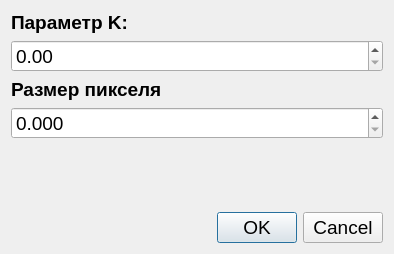
<?xml version="1.0" encoding="UTF-8"?>
<ui version="4.0">
 <class>Dialog</class>
 <widget class="QDialog" name="Dialog">
  <property name="geometry">
   <rect>
    <x>0</x>
    <y>0</y>
    <width>394</width>
    <height>254</height>
   </rect>
  </property>
  <property name="font">
   <font>
    <pointsize>14</pointsize>
   </font>
  </property>
  <property name="windowTitle">
   <string>Параметры метода</string>
  </property>
  <layout class="QGridLayout" name="gridLayout_2">
   <item row="0" column="0">
    <layout class="QGridLayout" name="gridLayout">
     <item row="1" column="0">
      <widget class="QDoubleSpinBox" name="kDoubleSpinBox">
       <property name="singleStep">
        <double>0.010000000000000</double>
       </property>
      </widget>
     </item>
     <item row="3" column="0">
      <widget class="QDoubleSpinBox" name="sizePixelDoubleSpinBox">
       <property name="decimals">
        <number>3</number>
       </property>
       <property name="maximum">
        <double>99.989999999999995</double>
       </property>
       <property name="singleStep">
        <double>0.001000000000000</double>
       </property>
      </widget>
     </item>
     <item row="4" column="0">
      <spacer name="verticalSpacer">
       <property name="orientation">
        <enum>Qt::Vertical</enum>
       </property>
       <property name="sizeHint" stdset="0">
        <size>
         <width>20</width>
         <height>40</height>
        </size>
       </property>
      </spacer>
     </item>
     <item row="0" column="0">
      <widget class="QLabel" name="paramKLabel">
       <property name="font">
        <font>
         <pointsize>14</pointsize>
         <weight>75</weight>
         <bold>true</bold>
        </font>
       </property>
       <property name="text">
        <string>Параметр K:</string>
       </property>
      </widget>
     </item>
     <item row="5" column="0">
      <widget class="QDialogButtonBox" name="buttonBox">
       <property name="orientation">
        <enum>Qt::Horizontal</enum>
       </property>
       <property name="standardButtons">
        <set>QDialogButtonBox::Cancel|QDialogButtonBox::Ok</set>
       </property>
      </widget>
     </item>
     <item row="2" column="0">
      <widget class="QLabel" name="sizePixelLabel">
       <property name="font">
        <font>
         <pointsize>14</pointsize>
         <weight>75</weight>
         <bold>true</bold>
        </font>
       </property>
       <property name="text">
        <string>Размер пикселя</string>
       </property>
      </widget>
     </item>
    </layout>
   </item>
  </layout>
 </widget>
 <resources/>
 <connections>
  <connection>
   <sender>buttonBox</sender>
   <signal>accepted()</signal>
   <receiver>Dialog</receiver>
   <slot>accept()</slot>
   <hints>
    <hint type="sourcelabel">
     <x>248</x>
     <y>254</y>
    </hint>
    <hint type="destinationlabel">
     <x>157</x>
     <y>274</y>
    </hint>
   </hints>
  </connection>
  <connection>
   <sender>buttonBox</sender>
   <signal>rejected()</signal>
   <receiver>Dialog</receiver>
   <slot>reject()</slot>
   <hints>
    <hint type="sourcelabel">
     <x>316</x>
     <y>260</y>
    </hint>
    <hint type="destinationlabel">
     <x>286</x>
     <y>274</y>
    </hint>
   </hints>
  </connection>
 </connections>
</ui>
